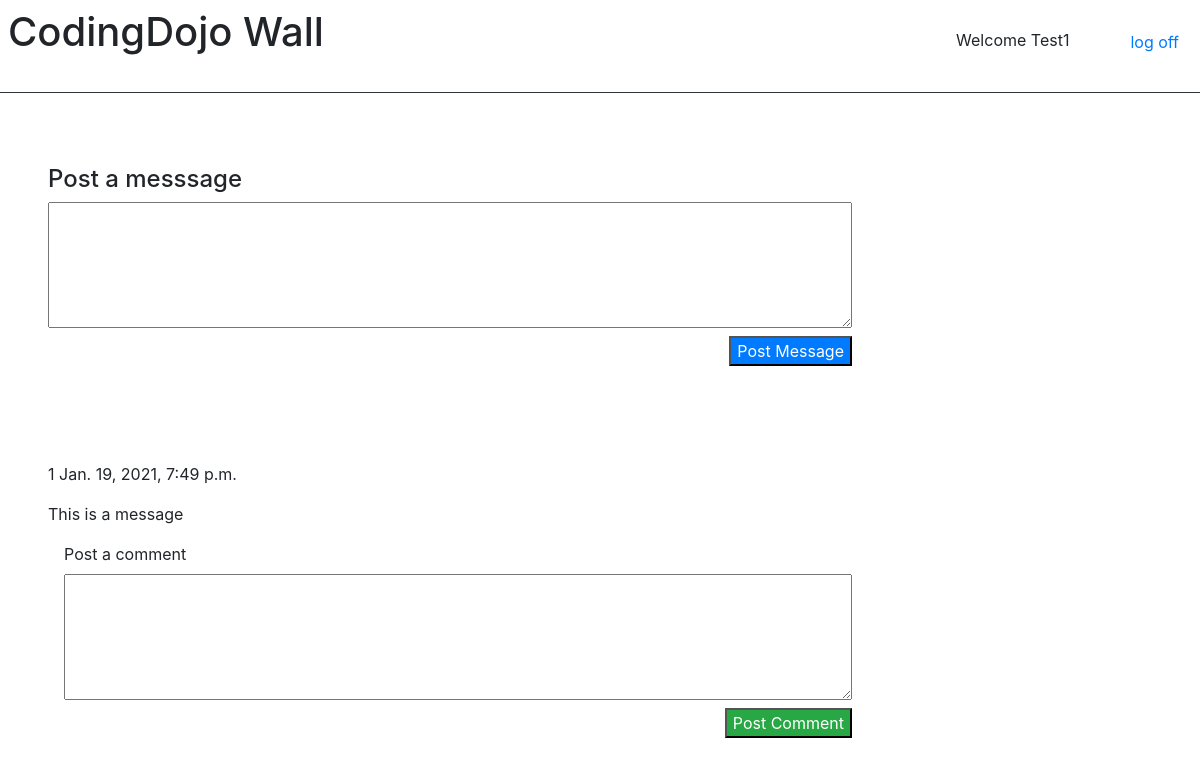
The page /wall/ (signed in) on the database as committed earlier.
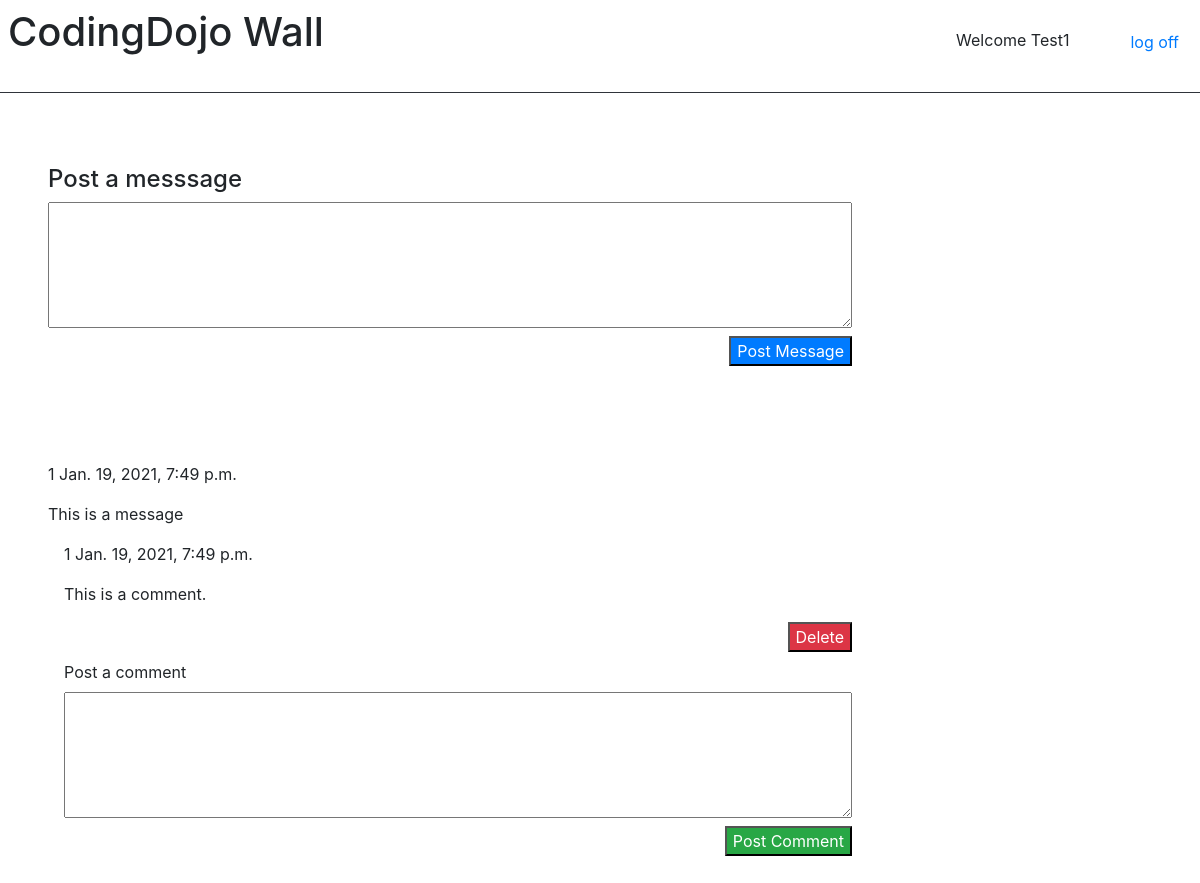
The same page on the database as committed later.
### login/models.py (models this page shows)
class User(models.Model):
    first_name = models.CharField(max_length=255)
    last_name = models.CharField(max_length=255)
    email = models.EmailField()
    password = models.CharField(max_length=255)
    created_at = models.DateTimeField(auto_now_add=True)
    updated_at = models.DateTimeField(auto_now=True)
    objects = UserManager()

### codingdojo_wall/models.py (models this page shows)
class Message(models.Model):
    user_id = models.ForeignKey(User, related_name="messages", on_delete = models.CASCADE)
    message = models.TextField()
    created_at = models.DateTimeField(auto_now_add=True)
    updated_at = models.DateTimeField(auto_now=True)

class Comment(models.Model):
    user_id = models.ForeignKey(User, related_name="comments", on_delete = models.CASCADE)
    message_id = models.ForeignKey(Message, related_name="comments", on_delete = models.CASCADE)
    comment = models.TextField()
    created_at = models.DateTimeField(auto_now_add=True)
    updated_at = models.DateTimeField(auto_now=True)

### codingdojo_wall/views.py (the view)
# urls.py: path('', views.wall),
def wall(request):
    if 'userid' in request.session:
        context = {
            "user": User.objects.get(id=request.session['userid']),
            "messages": Message.objects.all(),
            "comments": Comment.objects.all(),
        }
        return render(request, 'wall.html', context)
    redirect('/')

### codingdojo_wall/templates/wall.html (shortened to what this page needs)
<!DOCTYPE html>
<html lang="en">
<head>
    <link rel="stylesheet" href="https://stackpath.bootstrapcdn.com/bootstrap/4.5.2/css/bootstrap.min.css"
>
</head>
<body>
    <header class="d-flex p-2 align-items-baseline">
        <h1 class="mr-auto">CodingDojo Wall</h1>
        <p class="pr-5">Welcome {{ user.first_name}}</p>
        <form action="/wall/log_off" method="POST">
            <input class="btn btn-link" type="submit" name="log_off" value="log off">
        </form>
    </header>
    <hr class="bg-dark">
    <div class="p-5 w-75">
        <form action="/wall/add_message" method="POST">
            <label class="d-block mt-2 h4" for="message">Post a messsage</label>
            <textarea class="d-block mt-2 w-100" name="message" id="message" cols="30" rows="5"></textarea>
            <input class="d-block mt-2 ml-auto bg-primary text-white" type="submit" name="submit" value="Post Message">
        </form>
    </div>
    <div class="p-5 w-75">
        {% for message in messages %}
        <p>{{ user.id }} {{ message.created_at }}</p>
        <p>{{ message.message }}</p>
        {% for comment in comments %}
        <p class="ml-3">{{ user.id }} {{ message.created_at }}</p>
        <p class="ml-3">{{ comment.comment }}</p>
        <div>
            <form action="/wall/delete" method="POST">
                <input class="d-block mt-2 ml-auto bg-danger text-white" type="submit" name="delete_comment" value="Delete">
            </form>
        </div>
        {% endfor %}
        <div>
            <form class="ml-3" action="/wall/add_comment" method="POST">
                <label class="d-block mt-2" for="comment">Post a comment</label>
                <textarea class="d-block mt-2 w-100" name="comment" id="comment" cols="30" rows="5"></textarea>
                <input class="d-block mt-2 ml-auto bg-success text-white" type="submit" name="post_comment" value="Post Comment">
            </form>
        </div>
        {% endfor %}
    </div>
</body>
</html>

Rows that differ between the two databases and show on the page:
added Comment: {{ user.id }} "1", {{ message.created_at }} "Jan. 19, 2021, 7:49 p.m.", comment "This is a comment."
